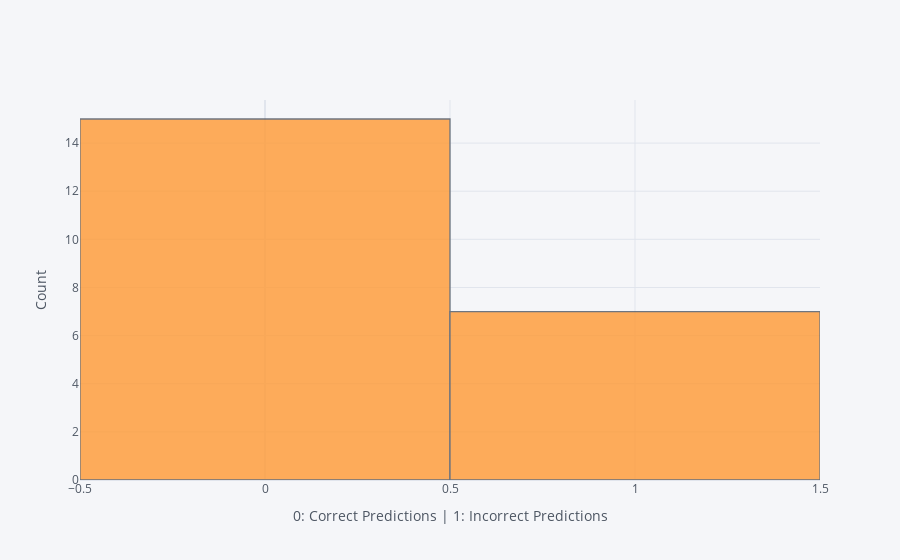

The code cell stored with this chart in its notebook:
### Code cell
np.abs((y_predict - y_test)).iplot(kind = 'histogram', 
                                   xTitle = '0: Correct Predictions | 1: Incorrect Predictions',
                                   yTitle = 'Count')

### Figure 1 — Plotly figure (JSON) as saved in the notebook; plotly's stock layout.template omitted (floating-point values rounded to 4 significant figures)
{"data": [{"histfunc": "count", "histnorm": "", "marker": {"color": "rgba(255, 153, 51, 1.0)", "line": {"color": "#4D5663", "width": 1.3}}, "name": "win", "opacity": 0.8, "orientation": "v", "type": "histogram", "x": [1, 0, 0, 1, 0, 1, 0, 0, 0, 0, 0, 1, 0, 0, 1, 1, 1, 0, 0, 0, 0, 0]}], "layout": {"barmode": "overlay", "legend": {"bgcolor": "#F5F6F9", "font": {"color": "#4D5663"}}, "paper_bgcolor": "#F5F6F9", "plot_bgcolor": "#F5F6F9", "title": {"font": {"color": "#4D5663"}}, "xaxis": {"gridcolor": "#E1E5ED", "showgrid": true, "tickfont": {"color": "#4D5663"}, "title": {"font": {"color": "#4D5663"}, "text": "0: Correct Predictions | 1: Incorrect Predictions"}, "zerolinecolor": "#E1E5ED"}, "yaxis": {"gridcolor": "#E1E5ED", "showgrid": true, "tickfont": {"color": "#4D5663"}, "title": {"font": {"color": "#4D5663"}, "text": "Count"}, "zerolinecolor": "#E1E5ED"}}}
